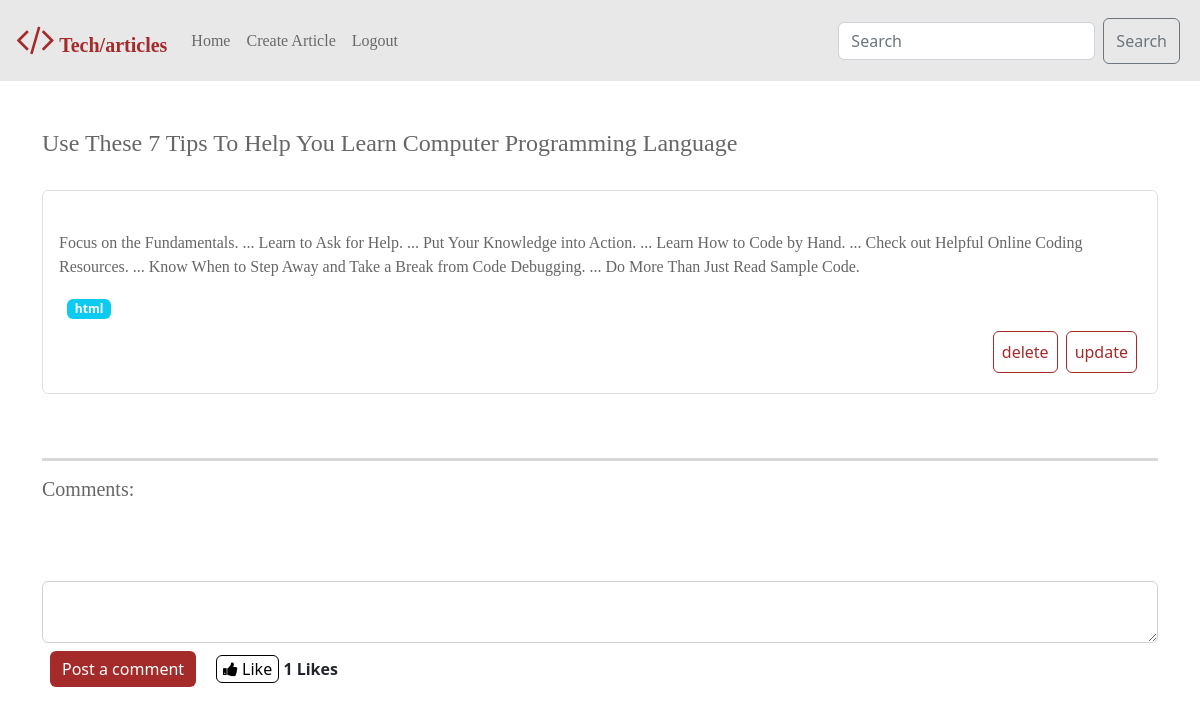
Page /show_article/1 (signed in) on the committed database.
### final_app/models.py (models this page shows, shortened)
class Articles(models.Model):
    title = models.CharField(max_length=255)
    body = models.CharField(max_length=255)
    user = models.ForeignKey(Users, related_name='article', on_delete=models.CASCADE)
    tag=models.CharField(max_length=255,default="coding")
    liked =models.ManyToManyField(Users,related_name='liked', default=None,blank=True)
    createdAt = models.DateTimeField(auto_now_add=True)
    updatedAt = models.DateTimeField(auto_now=True)
    objects=ArticleManager()

class Tags(models.Model):
    tag_name= models.CharField(max_length=55)
    articles = models.ManyToManyField(Articles, related_name="tags")

### final_app/views.py (the view)
# urls.py: path('show_article/<int:id>',views.show_article, name="show_article"),
def show_article(request,id):
    context = {
        "article": Articles.objects.get(id=id),
        "user": Users.objects.get(id=request.session['loginID']),
        'comment': Comment.objects.all(),
    }
    return render(request, 'article.html', context)

### final_app/templates/article.html (shortened to what this page needs)
{% extends 'base.html' %}
{% block content %}
<div class="container  mt-5">
    <div class="row">
        <div class="col">
            <h4 class="text-capitalize">{{article.title}}</h4>
            <br>
            <div class="border rounded p-3">
                <br>
                <div class="mb-3">
                    <p class="font-weight-bold">{{article.body}}</p>
                </div>
                <div class="m-2">
                    {% for tag in article.tags.all %}
                    <span class="badge bg-info text-opacity-25">{{ tag.tag_name }}</span>
                    {% endfor %}
                </div>
                <div class="d-flex justify-content-end">
                    {% if article.user.id == request.session.loginID %}
                    <div class="ml-auto "><a href="/delete/{{article.id}}" class="btn btn-secondary m-1 p-2"
                            id="del_update">delete</a></div>
                    <div class="ml-auto "><a href="/editarticle/{{article.id}}" class="btn btn-secondary m-1 p-2"
                            id="del_update">update</a></div>
                    {% endif %}
                </div>
            </div>
            <br>
            <br>
            <div class="">
                <hr style="width:100%">
                <h5>Comments:</h5>
                <br>
            </div>
            <br>
            <br>
            <form action="/comment" method="POST">
                <div class="form-group">
                    <textarea class="form-control" id="post_box" rows="2" name="comment"></textarea>
                </div>
                <div class="d-flex flex-row justify-content-between">
                    <div class="d-flex ">
                        <div class=""><button type="submit" class="btn btn-dark float-right m-2" id="post_com">Post a
                                comment</button></div>
            </form>
            <form action="/like" method="post" class="p-2 m-1">
                {% if user not in article.liked.all %}
                <button class="ui botton rounded" type="submit" id="like_btn"><i class="fa fa-thumbs-up"></i>
                    Like</button>
                {% else %}
                <button class="ui botton rounded" type="submit" id="like_btn"><i class="fa fa-thumbs-down"></i>
                    Unlike</button>
                {% endif %}
                <strong>{{article.liked.all.count}} Likes</strong>
            </form>
        </div>
    </div>
</div>
{% endblock %}

### final_app/static/style.css (style rules this page uses)
hr { width: 90%; color: rgb(102, 102, 102); height: 3px; background-color: rgb(102, 102, 102); }
h1,h2,h3,h4,h5,h6,p, a, label { font-family: Georgia, 'Times New Roman', Times, serif; color: rgb(102, 102, 102); }
a { text-decoration: none; }
.d-flex { display: flex; justify-content: flex-end; }
#del_update { background-color: white; color: #a52a2a; border: #a52a2a solid 1px; float: left; }
#post_com { background-color: #a52a2a; border: #a52a2a; }
#like_btn { background-color: white; border: black solid 1px; }

### rows in the picture
Articles: title "Use These 7 Tips To Help You Learn Computer Programming Language", body "Focus on the Fundamentals. ... Learn to Ask for Help. ... Put Your Knowledge into Action. ... Learn How to Code by Hand. ... Check out Helpful Online Coding Resources. ... Know When to Step Away and Take a Break from Code Debugging. ... Do More Than Just Read Sample Code.", liked.all.count "1"
Tags: tag_name "html"
